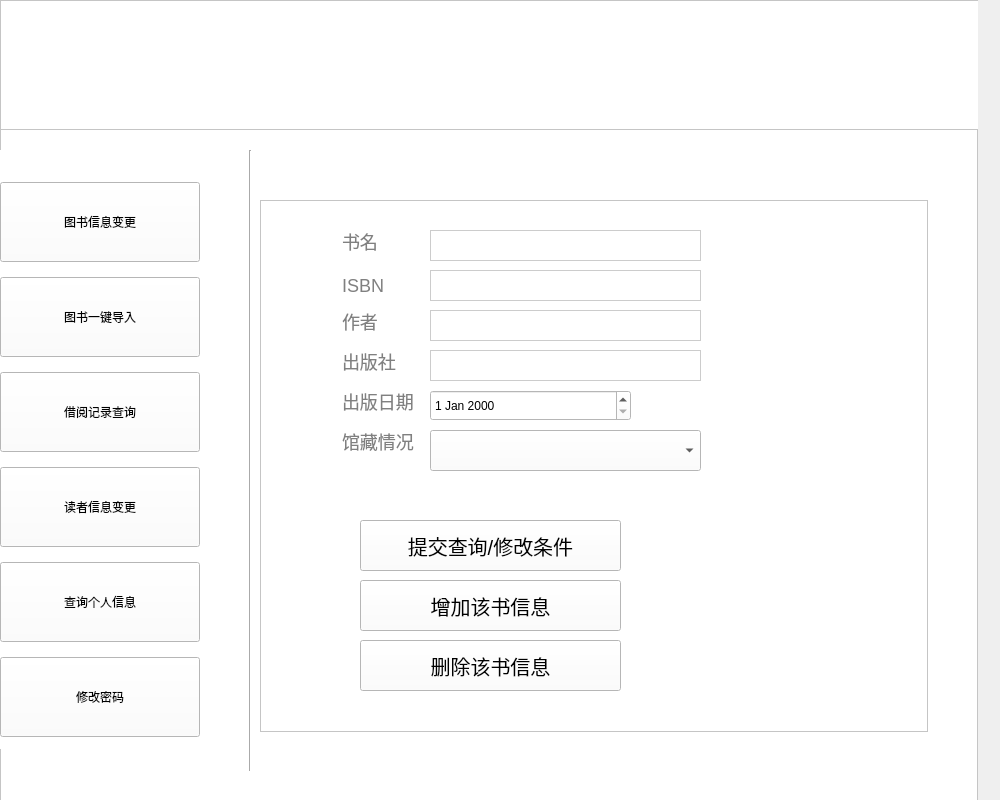
<?xml version="1.0" encoding="UTF-8"?>
<ui version="4.0">
 <class>admin_alterbook</class>
 <widget class="QWidget" name="admin_alterbook">
  <property name="geometry">
   <rect>
    <x>0</x>
    <y>0</y>
    <width>1000</width>
    <height>800</height>
   </rect>
  </property>
  <property name="windowTitle">
   <string>Form</string>
  </property>
  <widget class="QFrame" name="frame">
   <property name="geometry">
    <rect>
     <x>0</x>
     <y>0</y>
     <width>978</width>
     <height>1000</height>
    </rect>
   </property>
   <property name="sizePolicy">
    <sizepolicy hsizetype="Fixed" vsizetype="Expanding">
     <horstretch>0</horstretch>
     <verstretch>0</verstretch>
    </sizepolicy>
   </property>
   <property name="minimumSize">
    <size>
     <width>800</width>
     <height>1000</height>
    </size>
   </property>
   <property name="maximumSize">
    <size>
     <width>100000</width>
     <height>100000</height>
    </size>
   </property>
   <property name="styleSheet">
    <string notr="true">background-color: rgb(255, 255, 255);</string>
   </property>
   <property name="frameShape">
    <enum>QFrame::StyledPanel</enum>
   </property>
   <property name="frameShadow">
    <enum>QFrame::Raised</enum>
   </property>
   <widget class="QGraphicsView" name="Title">
    <property name="geometry">
     <rect>
      <x>0</x>
      <y>0</y>
      <width>1000</width>
      <height>130</height>
     </rect>
    </property>
    <property name="styleSheet">
     <string notr="true">background-image: url(:/image/捕获.PNG);</string>
    </property>
   </widget>
   <widget class="QWidget" name="verticalLayoutWidget">
    <property name="geometry">
     <rect>
      <x>0</x>
      <y>150</y>
      <width>202</width>
      <height>599</height>
     </rect>
    </property>
    <layout class="QVBoxLayout" name="verticalLayout">
     <property name="spacing">
      <number>3</number>
     </property>
     <property name="topMargin">
      <number>20</number>
     </property>
     <item>
      <widget class="QPushButton" name="pb_alterbook">
       <property name="minimumSize">
        <size>
         <width>200</width>
         <height>80</height>
        </size>
       </property>
       <property name="maximumSize">
        <size>
         <width>200</width>
         <height>80</height>
        </size>
       </property>
       <property name="styleSheet">
        <string notr="true">
font: 16pt &quot;Adobe Devanagari&quot;;
</string>
       </property>
       <property name="text">
        <string>图书信息变更</string>
       </property>
      </widget>
     </item>
     <item>
      <widget class="QPushButton" name="pb_bookimport">
       <property name="minimumSize">
        <size>
         <width>200</width>
         <height>80</height>
        </size>
       </property>
       <property name="maximumSize">
        <size>
         <width>200</width>
         <height>80</height>
        </size>
       </property>
       <property name="styleSheet">
        <string notr="true">font: 16pt &quot;Adobe Devanagari&quot;;</string>
       </property>
       <property name="text">
        <string>图书一键导入</string>
       </property>
      </widget>
     </item>
     <item>
      <widget class="QPushButton" name="pb_infoborrow">
       <property name="minimumSize">
        <size>
         <width>200</width>
         <height>80</height>
        </size>
       </property>
       <property name="maximumSize">
        <size>
         <width>200</width>
         <height>80</height>
        </size>
       </property>
       <property name="styleSheet">
        <string notr="true">font: 16pt &quot;Adobe Devanagari&quot;;</string>
       </property>
       <property name="text">
        <string>借阅记录查询</string>
       </property>
      </widget>
     </item>
     <item>
      <widget class="QPushButton" name="pb_alterreader">
       <property name="minimumSize">
        <size>
         <width>200</width>
         <height>80</height>
        </size>
       </property>
       <property name="maximumSize">
        <size>
         <width>200</width>
         <height>80</height>
        </size>
       </property>
       <property name="styleSheet">
        <string notr="true">font: 16pt &quot;Adobe Devanagari&quot;;</string>
       </property>
       <property name="text">
        <string>读者信息变更</string>
       </property>
      </widget>
     </item>
     <item>
      <widget class="QPushButton" name="pb_queryself">
       <property name="minimumSize">
        <size>
         <width>200</width>
         <height>80</height>
        </size>
       </property>
       <property name="maximumSize">
        <size>
         <width>200</width>
         <height>80</height>
        </size>
       </property>
       <property name="styleSheet">
        <string notr="true">font: 16pt &quot;Adobe Devanagari&quot;;</string>
       </property>
       <property name="text">
        <string>查询个人信息</string>
       </property>
      </widget>
     </item>
     <item>
      <widget class="QPushButton" name="pb_alterpwd">
       <property name="minimumSize">
        <size>
         <width>200</width>
         <height>80</height>
        </size>
       </property>
       <property name="maximumSize">
        <size>
         <width>200</width>
         <height>80</height>
        </size>
       </property>
       <property name="styleSheet">
        <string notr="true">font: 16pt &quot;Adobe Devanagari&quot;;</string>
       </property>
       <property name="text">
        <string>修改密码</string>
       </property>
      </widget>
     </item>
    </layout>
   </widget>
   <widget class="Line" name="line">
    <property name="geometry">
     <rect>
      <x>240</x>
      <y>150</y>
      <width>20</width>
      <height>621</height>
     </rect>
    </property>
    <property name="styleSheet">
     <string notr="true">font: 75 9pt &quot;Adobe Devanagari&quot;;</string>
    </property>
    <property name="orientation">
     <enum>Qt::Vertical</enum>
    </property>
   </widget>
   <widget class="QFrame" name="frame_2">
    <property name="geometry">
     <rect>
      <x>260</x>
      <y>200</y>
      <width>668</width>
      <height>532</height>
     </rect>
    </property>
    <property name="frameShape">
     <enum>QFrame::StyledPanel</enum>
    </property>
    <property name="frameShadow">
     <enum>QFrame::Raised</enum>
    </property>
    <widget class="QLineEdit" name="lineEdit_1">
     <property name="geometry">
      <rect>
       <x>80</x>
       <y>30</y>
       <width>61</width>
       <height>31</height>
      </rect>
     </property>
     <property name="styleSheet">
      <string notr="true">color:#808080;
border:none;
font-size:18px;
font-family:&quot;微软雅黑&quot;;
text-align:left;</string>
     </property>
     <property name="text">
      <string>书名</string>
     </property>
    </widget>
    <widget class="QLineEdit" name="lineEdit_2">
     <property name="geometry">
      <rect>
       <x>80</x>
       <y>70</y>
       <width>61</width>
       <height>31</height>
      </rect>
     </property>
     <property name="styleSheet">
      <string notr="true">color:#808080;
border:none;
font-size:18px;
font-family:&quot;微软雅黑&quot;;
text-align:left;</string>
     </property>
     <property name="text">
      <string>ISBN</string>
     </property>
    </widget>
    <widget class="QLineEdit" name="lineEdit_3">
     <property name="geometry">
      <rect>
       <x>80</x>
       <y>230</y>
       <width>91</width>
       <height>31</height>
      </rect>
     </property>
     <property name="styleSheet">
      <string notr="true">color:#808080;
border:none;
font-size:18px;
font-family:&quot;微软雅黑&quot;;
text-align:left;</string>
     </property>
     <property name="text">
      <string>馆藏情况</string>
     </property>
    </widget>
    <widget class="QLineEdit" name="bname">
     <property name="geometry">
      <rect>
       <x>170</x>
       <y>30</y>
       <width>271</width>
       <height>31</height>
      </rect>
     </property>
     <property name="styleSheet">
      <string notr="true">border:1px solid #cccccc;
font-size:18px;
font-family:&quot;微软雅黑&quot;;
text-align:left;</string>
     </property>
     <property name="text">
      <string/>
     </property>
    </widget>
    <widget class="QLineEdit" name="isbn">
     <property name="geometry">
      <rect>
       <x>170</x>
       <y>70</y>
       <width>271</width>
       <height>31</height>
      </rect>
     </property>
     <property name="styleSheet">
      <string notr="true">color:#808080;
border:1px solid #cccccc;
font-size:18px;
font-family:&quot;微软雅黑&quot;;
text-align:left;</string>
     </property>
    </widget>
    <widget class="QLineEdit" name="lineEdit_6">
     <property name="geometry">
      <rect>
       <x>80</x>
       <y>190</y>
       <width>101</width>
       <height>31</height>
      </rect>
     </property>
     <property name="styleSheet">
      <string notr="true">color:#808080;
border:none;
font-size:18px;
font-family:&quot;微软雅黑&quot;;
text-align:left;</string>
     </property>
     <property name="text">
      <string>出版日期</string>
     </property>
    </widget>
    <widget class="QPushButton" name="pb_addbook">
     <property name="geometry">
      <rect>
       <x>100</x>
       <y>380</y>
       <width>261</width>
       <height>51</height>
      </rect>
     </property>
     <property name="sizePolicy">
      <sizepolicy hsizetype="Minimum" vsizetype="Expanding">
       <horstretch>0</horstretch>
       <verstretch>0</verstretch>
      </sizepolicy>
     </property>
     <property name="styleSheet">
      <string notr="true">
font-size:20px;
font-family:&quot;微软雅黑&quot;;
padding-top:5;
padding-bottom:5;</string>
     </property>
     <property name="text">
      <string>增加该书信息</string>
     </property>
    </widget>
    <widget class="QComboBox" name="collectionstates">
     <property name="geometry">
      <rect>
       <x>170</x>
       <y>230</y>
       <width>271</width>
       <height>41</height>
      </rect>
     </property>
     <property name="styleSheet">
      <string notr="true">font: 16pt &quot;Adobe Devanagari&quot;;</string>
     </property>
    </widget>
    <widget class="QDateEdit" name="publishdate">
     <property name="geometry">
      <rect>
       <x>170</x>
       <y>190</y>
       <width>201</width>
       <height>31</height>
      </rect>
     </property>
     <property name="styleSheet">
      <string notr="true">
font: 16pt &quot;Adobe Devanagari&quot;;</string>
     </property>
    </widget>
    <widget class="QPushButton" name="pb_querybook">
     <property name="geometry">
      <rect>
       <x>100</x>
       <y>320</y>
       <width>261</width>
       <height>51</height>
      </rect>
     </property>
     <property name="sizePolicy">
      <sizepolicy hsizetype="Minimum" vsizetype="Expanding">
       <horstretch>0</horstretch>
       <verstretch>0</verstretch>
      </sizepolicy>
     </property>
     <property name="styleSheet">
      <string notr="true">
font-size:20px;
font-family:&quot;微软雅黑&quot;;
padding-top:5;
padding-bottom:5;</string>
     </property>
     <property name="text">
      <string>提交查询/修改条件</string>
     </property>
    </widget>
    <widget class="QPushButton" name="pb_deletebook">
     <property name="geometry">
      <rect>
       <x>100</x>
       <y>440</y>
       <width>261</width>
       <height>51</height>
      </rect>
     </property>
     <property name="sizePolicy">
      <sizepolicy hsizetype="Minimum" vsizetype="Expanding">
       <horstretch>0</horstretch>
       <verstretch>0</verstretch>
      </sizepolicy>
     </property>
     <property name="styleSheet">
      <string notr="true">
font-size:20px;
font-family:&quot;微软雅黑&quot;;
padding-top:5;
padding-bottom:5;</string>
     </property>
     <property name="text">
      <string>删除该书信息</string>
     </property>
    </widget>
    <widget class="QLineEdit" name="author">
     <property name="geometry">
      <rect>
       <x>170</x>
       <y>110</y>
       <width>271</width>
       <height>31</height>
      </rect>
     </property>
     <property name="styleSheet">
      <string notr="true">color:#808080;
border:1px solid #cccccc;
font-size:18px;
font-family:&quot;微软雅黑&quot;;
text-align:left;</string>
     </property>
    </widget>
    <widget class="QLineEdit" name="lineEdit_4">
     <property name="geometry">
      <rect>
       <x>80</x>
       <y>110</y>
       <width>61</width>
       <height>31</height>
      </rect>
     </property>
     <property name="styleSheet">
      <string notr="true">color:#808080;
border:none;
font-size:18px;
font-family:&quot;微软雅黑&quot;;
text-align:left;</string>
     </property>
     <property name="text">
      <string>作者</string>
     </property>
    </widget>
    <widget class="QLineEdit" name="publisher">
     <property name="geometry">
      <rect>
       <x>170</x>
       <y>150</y>
       <width>271</width>
       <height>31</height>
      </rect>
     </property>
     <property name="styleSheet">
      <string notr="true">color:#808080;
border:1px solid #cccccc;
font-size:18px;
font-family:&quot;微软雅黑&quot;;
text-align:left;</string>
     </property>
     <property name="text">
      <string/>
     </property>
    </widget>
    <widget class="QLineEdit" name="lineEdit_7">
     <property name="geometry">
      <rect>
       <x>80</x>
       <y>150</y>
       <width>61</width>
       <height>31</height>
      </rect>
     </property>
     <property name="styleSheet">
      <string notr="true">color:#808080;
border:none;
font-size:18px;
font-family:&quot;微软雅黑&quot;;
text-align:left;</string>
     </property>
     <property name="text">
      <string>出版社</string>
     </property>
    </widget>
   </widget>
  </widget>
 </widget>
 <resources/>
 <connections/>
</ui>
